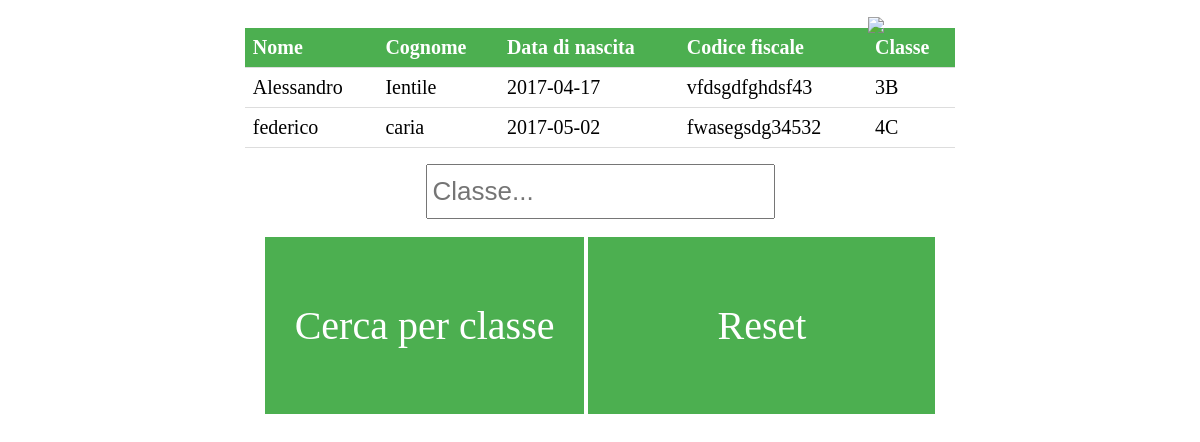
Page /alunni.php (signed in) on the earlier database version.
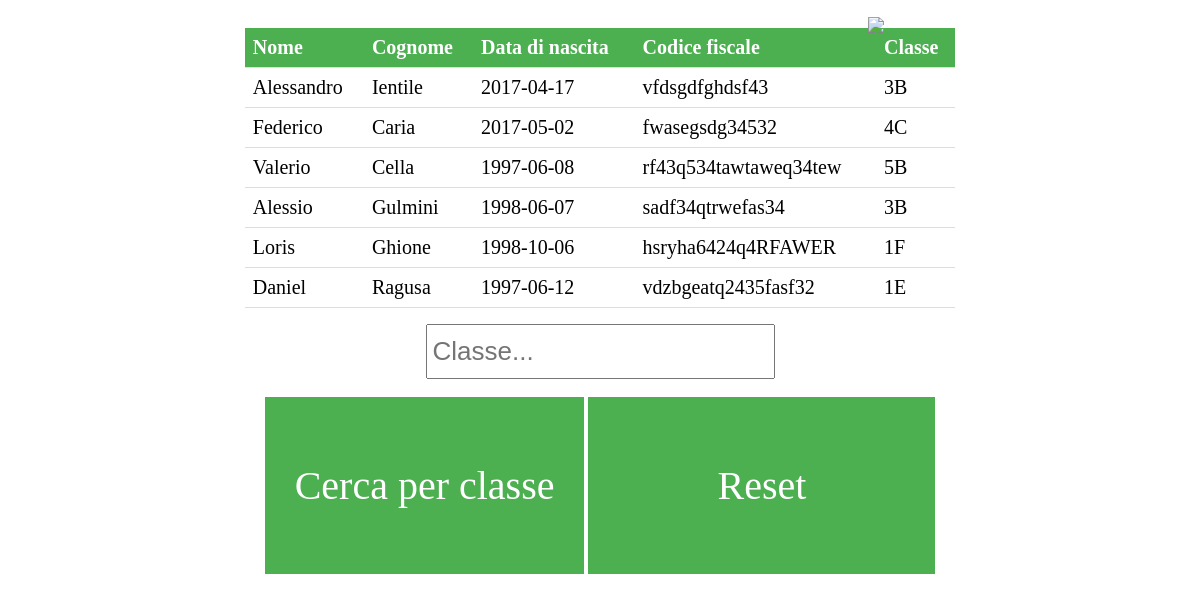
Same page on the later database version.
### tables this page shows
CREATE TABLE `alunni` (
  `id_alunno` int(11) NOT NULL,
  `id_classe` int(11) NOT NULL,
  `nome` varchar(255) DEFAULT NULL,
  `cognome` varchar(255) DEFAULT NULL,
  `data_nascita` date NOT NULL,
  `codice_fiscale` varchar(255) DEFAULT NULL
);

CREATE TABLE `classi` (
  `id_classe` int(11) NOT NULL,
  `aula` varchar(255) DEFAULT NULL,
  `indirizzo` varchar(255) DEFAULT NULL
);

### connessione.php (called while the page is built, shortened)
<?php
$username = $_SESSION['username'];
?>

### alunni.php (the view, shortened to what this page needs)
<!DOCTYPE html>
<html>
<?php
include('connessione.php');
if(isset($_POST['search']))
{
    $valore_da_cercare = $_POST['valore_da_cercare'];
    $query = "SELECT alunni.*, classi.aula FROM gestiscono, professori, alunni, classi
    WHERE gestiscono.id_professore = professori.id_professore
    AND gestiscono.id_alunno = alunni.id_alunno AND professori.username ='$username'
    AND alunni.id_classe = classi.id_classe AND classi.aula LIKE '%".$valore_da_cercare."%'";
}
 else {
   $query = "SELECT alunni.*, classi.aula FROM gestiscono, professori, alunni, classi
   WHERE gestiscono.id_professore = professori.id_professore
   AND gestiscono.id_alunno = alunni.id_alunno  AND professori.username ='$username'
   AND alunni.id_classe = classi.id_classe;";
}
$search_result = mysqli_query($connect,$query);
?>
    <head>
		<link rel="stylesheet" type="text/css" href="style_alunni.css">
    </head>
    <body background="sfondo_alunni.jpg">
        <form action="alunni.php" method="post">
            <a href="home.html"><img src="logo.png" style="top:9px; left:860px; position: relative;"></a>
            <table>
                <tr>
                    <th>Nome</th>
                    <th>Cognome</th>
                    <th>Data di nascita</th>
                    <th>Codice fiscale</th>
					<th>Classe</th>
                </tr>
				 <?php while($row = mysqli_fetch_array($search_result)):?>
                <tr>
                    <td><?php echo $row['nome'];?></td>
                    <td><?php echo $row['cognome'];?></td>
                    <td><?php echo $row['data_nascita'];?></td>
                    <td><?php echo $row['codice_fiscale'];?></td>
					<td><?php echo $row['aula'];?></td>
                </tr>
                <?php endwhile;?>
            </table>
				<p align="center"> <input class="txt" type="text" name="valore_da_cercare" placeholder="Classe..."><br><br>
                       <input class="btn" type="submit" name="search" value="Cerca per classe">
					   <input class="btn1" type="submit" name="search" value="Reset">
					   </p>
        </form>
    </body>
</html>

### style_alunni.css (style rules this page uses)
table { margin: auto; border-collapse: collapse; width: 60%; }
th, td { font-size: 20px; padding: 8px; text-align: left; border-bottom: 1px solid #ddd; background-color: white; }
th { background-color: #4CAF50; color: white; }
.btn { background-color: #4CAF50; border: none; color: white; text-align: center; text-decoration: none; display: inline-block; font-size: 16px; position:center; padding: 65px 30px; font-size: 40px; font-family:georgia; }
.btn1 { background-color: #4CAF50; border: none; color: white; padding: 15px 32px; text-align: center; text-decoration: none; display: inline-block; font-size: 16px; position:center; padding: 65px 129px; font-size: 40px; font-family:georgia; }
.txt { font-size: 26px; position:center; padding: 10px 5px; }

Differences in the rows shown:
changed alunni "fwasegsdg34532": nome "federico" → "Federico"; cognome "caria" → "Caria"
added alunni: nome "Valerio", cognome "Cella", data_nascita "1997-06-08", codice_fiscale "rf43q534tawtaweq34tew", id_classe.aula "5B"
added alunni: nome "Alessio", cognome "Gulmini", data_nascita "1998-06-07", codice_fiscale "sadf34qtrwefas34", id_classe.aula "3B"
added alunni: nome "Loris", cognome "Ghione", data_nascita "1998-10-06", codice_fiscale "hsryha6424q4RFAWER", id_classe.aula "1F"
added alunni: nome "Daniel", cognome "Ragusa", data_nascita "1997-06-12", codice_fiscale "vdzbgeatq2435fasf32", id_classe.aula "1E"
